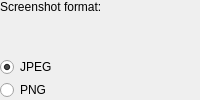
                <widget class="QFrame" name="screenshotFrame">
                 <layout class="QVBoxLayout" name="verticalLayout_6">
                  <property name="spacing">
                   <number>3</number>
                  </property>
                  <property name="leftMargin">
                   <number>0</number>
                  </property>
                  <property name="topMargin">
                   <number>0</number>
                  </property>
                  <property name="rightMargin">
                   <number>0</number>
                  </property>
                  <property name="bottomMargin">
                   <number>0</number>
                  </property>
                  <item>
                   <widget class="QLabel" name="screenshotLabel">
                    <property name="text">
                     <string>Screenshot format:</string>
                    </property>
                    <property name="alignment">
                     <set>Qt::AlignLeading|Qt::AlignLeft|Qt::AlignTop</set>
                    </property>
                    <property name="openExternalLinks">
                     <bool>true</bool>
                    </property>
                   </widget>
                  </item>
                  <item>
                   <widget class="QRadioButton" name="jpegRadioButton">
                    <property name="text">
                     <string>JPEG</string>
                    </property>
                    <property name="checked">
                     <bool>true</bool>
                    </property>
                    <attribute name="buttonGroup">
                     <string notr="true">screenshotButtonGroup</string>
                    </attribute>
                   </widget>
                  </item>
                  <item>
                   <widget class="QRadioButton" name="pngRadioButton">
                    <property name="text">
                     <string>PNG</string>
                    </property>
                    <attribute name="buttonGroup">
                     <string notr="true">screenshotButtonGroup</string>
                    </attribute>
                   </widget>
                  </item>
                 </layout>
                </widget>
